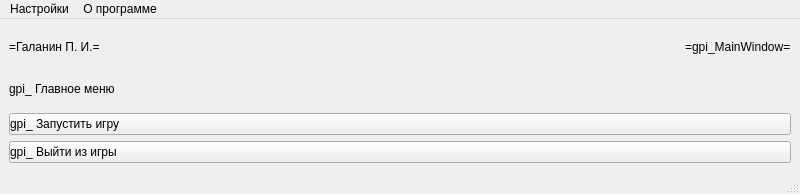
<?xml version="1.0" encoding="UTF-8"?>
<ui version="4.0">
 <class>gpi_MainWindow</class>
 <widget class="QMainWindow" name="gpi_MainWindow">
  <property name="geometry">
   <rect>
    <x>0</x>
    <y>0</y>
    <width>800</width>
    <height>194</height>
   </rect>
  </property>
  <property name="windowTitle">
   <string>gpi_MainWindow</string>
  </property>
  <widget class="QWidget" name="centralwidget">
   <layout class="QGridLayout" name="gridLayout">
    <item row="0" column="0">
     <widget class="QLabel" name="gpi_label_author">
      <property name="text">
       <string>=Галанин П. И.=</string>
      </property>
     </widget>
    </item>
    <item row="0" column="1">
     <spacer name="gpi_horizontalSpacer">
      <property name="orientation">
       <enum>Qt::Horizontal</enum>
      </property>
      <property name="sizeHint" stdset="0">
       <size>
        <width>511</width>
        <height>20</height>
       </size>
      </property>
     </spacer>
    </item>
    <item row="0" column="2">
     <widget class="QLabel" name="gpi_label_title">
      <property name="text">
       <string>=gpi_MainWindow=</string>
      </property>
     </widget>
    </item>
    <item row="1" column="0" colspan="3">
     <widget class="QLabel" name="gpi_label_description">
      <property name="text">
       <string>gpi_ Главное меню</string>
      </property>
     </widget>
    </item>
    <item row="2" column="0" colspan="3">
     <widget class="QPushButton" name="gpi_pushButton_start">
      <property name="styleSheet">
       <string notr="true">text-align: left</string>
      </property>
      <property name="text">
       <string>gpi_ Запустить игру</string>
      </property>
     </widget>
    </item>
    <item row="3" column="0" colspan="3">
     <widget class="QPushButton" name="gpi_pushButton_close">
      <property name="styleSheet">
       <string notr="true">text-align: left</string>
      </property>
      <property name="text">
       <string>gpi_ Выйти из игры</string>
      </property>
     </widget>
    </item>
   </layout>
  </widget>
  <widget class="QMenuBar" name="menubar">
   <property name="geometry">
    <rect>
     <x>0</x>
     <y>0</y>
     <width>800</width>
     <height>25</height>
    </rect>
   </property>
   <widget class="QMenu" name="menu">
    <property name="title">
     <string>О программе</string>
    </property>
    <addaction name="gpi_action_about"/>
   </widget>
   <widget class="QMenu" name="menu_2">
    <property name="title">
     <string>Настройки</string>
    </property>
    <addaction name="gpi_action_font"/>
   </widget>
   <addaction name="menu_2"/>
   <addaction name="menu"/>
  </widget>
  <widget class="QStatusBar" name="statusbar"/>
  <action name="gpi_action_about">
   <property name="text">
    <string>Об авторе</string>
   </property>
  </action>
  <action name="gpi_action_font">
   <property name="text">
    <string>Изменить шрифт</string>
   </property>
  </action>
 </widget>
 <resources/>
 <connections/>
</ui>
